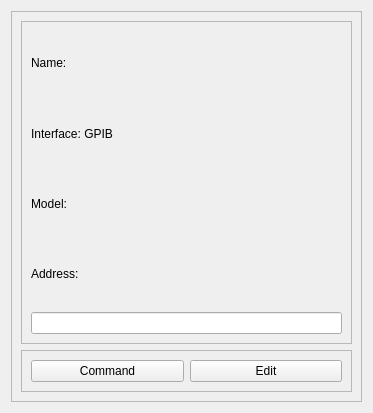
<?xml version="1.0" encoding="UTF-8"?>
<ui version="4.0">
 <class>Form</class>
 <widget class="QWidget" name="Form">
  <property name="geometry">
   <rect>
    <x>0</x>
    <y>0</y>
    <width>373</width>
    <height>413</height>
   </rect>
  </property>
  <property name="windowTitle">
   <string>Form</string>
  </property>
  <layout class="QHBoxLayout" name="horizontalLayout_2">
   <item>
    <widget class="QFrame" name="frame_3">
     <property name="frameShape">
      <enum>QFrame::StyledPanel</enum>
     </property>
     <property name="frameShadow">
      <enum>QFrame::Plain</enum>
     </property>
     <property name="lineWidth">
      <number>1</number>
     </property>
     <layout class="QVBoxLayout" name="verticalLayout_2">
      <item>
       <widget class="QFrame" name="frame">
        <property name="frameShape">
         <enum>QFrame::StyledPanel</enum>
        </property>
        <property name="frameShadow">
         <enum>QFrame::Raised</enum>
        </property>
        <layout class="QVBoxLayout" name="verticalLayout">
         <item>
          <widget class="QLabel" name="nameLabel">
           <property name="text">
            <string>Name:</string>
           </property>
          </widget>
         </item>
         <item>
          <widget class="QLabel" name="interfaceLabel">
           <property name="text">
            <string>Interface: GPIB</string>
           </property>
          </widget>
         </item>
         <item>
          <widget class="QLabel" name="modelLabel">
           <property name="text">
            <string>Model:</string>
           </property>
          </widget>
         </item>
         <item>
          <widget class="QLabel" name="addressLabel">
           <property name="text">
            <string>Address:</string>
           </property>
          </widget>
         </item>
         <item>
          <widget class="QLineEdit" name="connectionLineEdit">
           <property name="readOnly">
            <bool>true</bool>
           </property>
          </widget>
         </item>
        </layout>
       </widget>
      </item>
      <item>
       <widget class="QFrame" name="frame_2">
        <property name="sizePolicy">
         <sizepolicy hsizetype="Preferred" vsizetype="Maximum">
          <horstretch>0</horstretch>
          <verstretch>0</verstretch>
         </sizepolicy>
        </property>
        <property name="frameShape">
         <enum>QFrame::StyledPanel</enum>
        </property>
        <property name="frameShadow">
         <enum>QFrame::Raised</enum>
        </property>
        <layout class="QHBoxLayout" name="horizontalLayout">
         <item>
          <widget class="QPushButton" name="commandButton">
           <property name="text">
            <string>Command</string>
           </property>
          </widget>
         </item>
         <item>
          <widget class="QPushButton" name="editButton">
           <property name="text">
            <string>Edit</string>
           </property>
          </widget>
         </item>
        </layout>
       </widget>
      </item>
     </layout>
    </widget>
   </item>
  </layout>
 </widget>
 <resources/>
 <connections/>
</ui>
